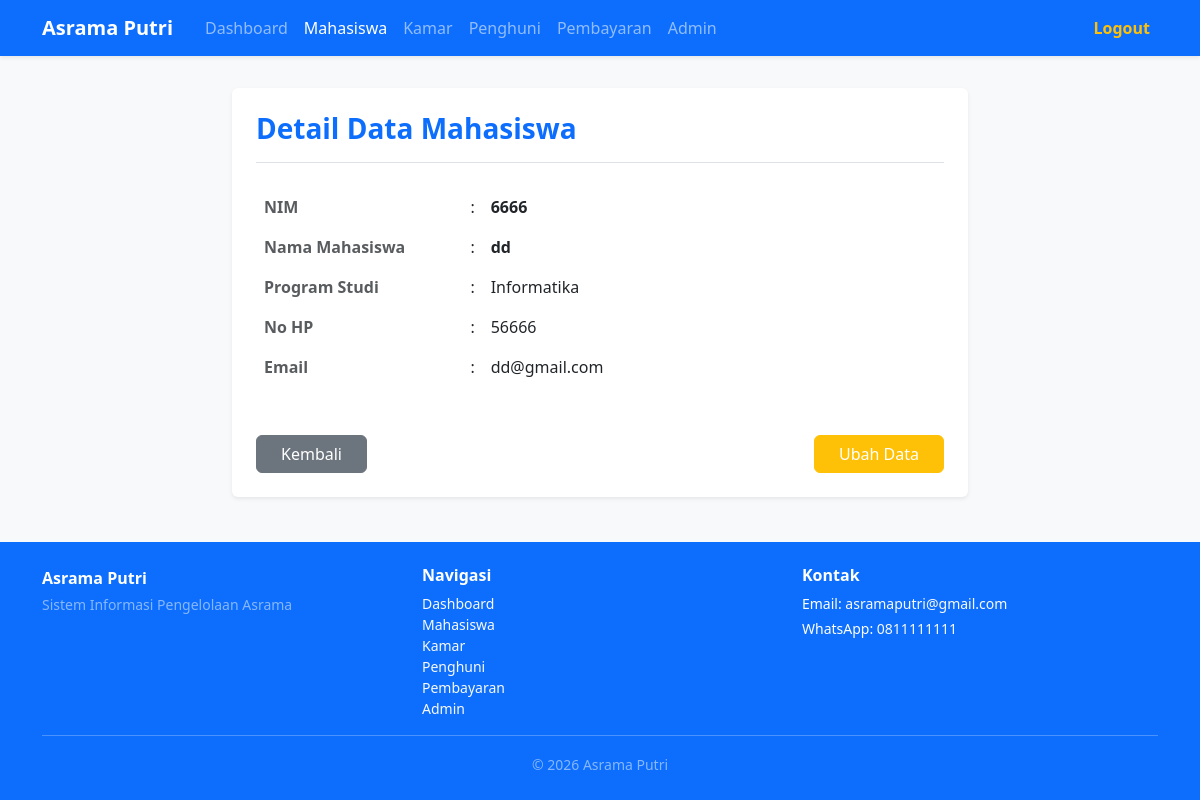
The page /index.php?controller=mahasiswa&action=detail&id=8 (signed in) on the database its author committed.
### tables this page shows
CREATE TABLE `tb_mahasiswa` (
  `id_mahasiswa` int NOT NULL,
  `nim` varchar(20) NOT NULL,
  `nama` varchar(100) NOT NULL,
  `prodi` varchar(50) NOT NULL,
  `no_hp` varchar(15) NOT NULL,
  `email` varchar(100) DEFAULT NULL,
  `alamat` text
);

### controllers/MahasiswaController.php (called while the page is built, shortened)
<?php
require_once 'models/MahasiswaModel.php';
class MahasiswaController {
    private $model;
    public function __construct($db) {
        $this->model = new MahasiswaModel($db);
    }
    public function detail() {
        $id = $_GET['id'];
        $mhs = $this->model->getById($id);
        require_once 'views/mahasiswa/show.php';
    }
}
?>

### models/MahasiswaModel.php (called while the page is built, shortened)
<?php
class MahasiswaModel {
    private $db;
    public function __construct($db) {
        $this->db = $db;
    }
    public function getById($id) {
        $stmt = $this->db->prepare("SELECT * FROM tb_mahasiswa WHERE id_mahasiswa = ?");
        $stmt->execute([$id]);
        return $stmt->fetch(PDO::FETCH_ASSOC);
    }
}
?>

### views/mahasiswa/show.php (the view, shortened to what this page needs)
<!DOCTYPE html>
<html lang="id">
<head>
    <link href="https://cdn.jsdelivr.net/npm/bootstrap@5.3.0/dist/css/bootstrap.min.css" rel="stylesheet">
</head>
<body class="bg-light d-flex flex-column min-vh-100">
<nav class="navbar navbar-expand-lg navbar-dark bg-primary mb-4 shadow-sm">
    <div class="container">
        <a class="navbar-brand fw-bold me-4" href="index.php?controller=dashboard&action=index">Asrama Putri</a>
        <div class="collapse navbar-collapse" id="navbarNav">
            <ul class="navbar-nav me-auto mb-2 mb-lg-0">
                <li class="nav-item">
                    <a class="nav-link" href="index.php?controller=dashboard&action=index">Dashboard</a>
                </li>
                <li class="nav-item">
                    <a class="nav-link active" href="index.php?controller=mahasiswa&action=index">Mahasiswa</a>
                </li>
                <li class="nav-item">
                    <a class="nav-link" href="index.php?controller=kamar&action=index">Kamar</a>
                </li>
                <li class="nav-item">
                    <a class="nav-link" href="index.php?controller=penghuni&action=index">Penghuni</a>
                </li>
                <li class="nav-item">
                    <a class="nav-link" href="index.php?controller=pembayaran&action=index">Pembayaran</a>
                </li>
                <li class="nav-item">
                    <a class="nav-link" href="index.php?controller=admin&action=index">Admin</a>
                </li>
            </ul>
            <ul class="navbar-nav ms-auto">
                <li class="nav-item">
                    <a class="nav-link text-warning fw-semibold" href="index.php?controller=auth&action=logout" onclick="return confirm('Yakin ingin keluar dari sistem?')">Logout</a>
                </li>
            </ul>
        </div>
    </div>
</nav>
<div class="container py-2">
    <div class="row justify-content-center">
        <div class="col-md-8">
            <div class="card shadow-sm border-0 p-4">
                <div class="mb-4 border-bottom pb-3">
                    <h3 class="fw-bold text-primary mb-0">Detail Data Mahasiswa</h3>
                </div>
                <?php if (!empty($mhs)): ?>
                <div class="table-responsive">
                    <table class="table table-borderless align-middle mb-4">
                        <tr>
                            <th style="width: 30%;" class="text-muted">NIM</th>
                            <td style="width: 2%;">:</td>
                            <td class="fw-semibold"><?= htmlspecialchars($mhs['nim'] ?? ''); ?></td>
                        </tr>
                        <tr>
                            <th class="text-muted">Nama Mahasiswa</th>
                            <td>:</td>
                            <td class="fw-semibold text-dark"><?= htmlspecialchars($mhs['nama'] ?? ''); ?></td>
                        </tr>
                        <tr>
                            <th class="text-muted">Program Studi</th>
                            <td>:</td>
                            <td><?= htmlspecialchars($mhs['prodi'] ?? ''); ?></td>
                        </tr>
                        <tr>
                            <th class="text-muted">No HP</th>
                            <td>:</td>
                            <td><?= htmlspecialchars($mhs['no_hp'] ?? ''); ?></td>
                        </tr>
                        <tr>
                            <th class="text-muted">Email</th>
                            <td>:</td>
                            <td><?= htmlspecialchars($mhs['email'] ?? '-'); ?></td>
                        </tr>
                    </table>
                </div>
                <div class="d-flex justify-content-between align-items-center mt-4">
                    <a href="index.php?controller=mahasiswa&action=index" class="btn btn-secondary px-4">Kembali</a>
                    <a href="index.php?controller=mahasiswa&action=edit&id=<?= $mhs['id_mahasiswa']; ?>" class="btn btn-warning text-white px-4">Ubah Data</a>
                </div>
                <?php endif; ?>
            </div>
        </div>
    </div>
</div>
<?php include 'views/layouts/footer-content.php'; ?>
</body>
</html>

### rows shown on the page
tb_mahasiswa: nim "6666", nama "dd", prodi "Informatika", no_hp "56666", email "dd@gmail.com"
